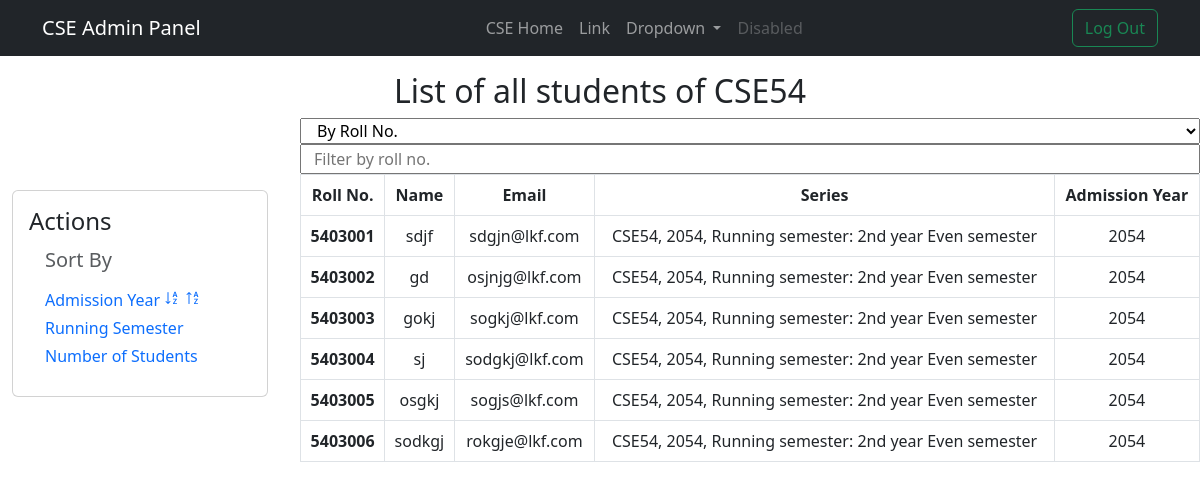
/dept/admin/CSE/all-students/?series=2 (signed in), run on the app's committed database.
### departments/models.py (models this page shows, shortened)
class Department(models.Model):
    dept_id = models.CharField(max_length=4, unique=True)
    dept_code = models.CharField(max_length=5, unique=True, null=True, blank=True)
    dept_name = models.CharField(max_length=50)
    head = models.OneToOneField(
        "teachers.Teacher",
        on_delete=models.SET_NULL,
        null=True,
        blank=True,
        related_name="dept_head",
    )
    user = models.OneToOneField(
        User, on_delete=models.CASCADE, null=True, blank=True, related_name="dept"
    )

class Series(models.Model):
    id = models.AutoField(primary_key=True)
    name = models.CharField(max_length=10, unique=True)  # Ex - CSE99
    department = models.ForeignKey(
        Department, on_delete=models.CASCADE, related_name="series"
    )
    admit_year = models.IntegerField(unique=True)
    running_semester = models.OneToOneField(
        Semester, on_delete=models.CASCADE, related_name="running_series"
    )
    is_running = models.BooleanField(default=True)
    end_year = models.IntegerField(null=True, blank=True)
    maximum_students = models.IntegerField(null=True, blank=True)
    exam_status = models.CharField(max_length=10, choices=[
        ("NR", "Not Running"),
        ("R", "Running"),
        ("F", "Finished")
    ], default="NR")
    def __str__(self) -> str:
        return (
            f"{self.name}, {self.admit_year}, Running semester: {self.running_semester}"
        )

class Semester(models.Model):
    id = models.AutoField(primary_key=True)
    sem_no = models.IntegerField()
    year = models.CharField(max_length=4)
    year_sem = models.CharField(max_length=4)
    dept = models.ForeignKey(
        Department, on_delete=models.CASCADE, related_name="semesters"
    )
    class Meta:
        constraints = [
            models.UniqueConstraint(fields=["sem_no", "dept"], name="unique_semester")
        ]
    def __str__(self) -> str:
        return f"{self.year} year {self.year_sem} semester"

### students/models.py (models this page shows, shortened)
class Student(Person):
    roll = models.CharField(unique=True, max_length=7)
    dept = models.ForeignKey(
        Department, on_delete=models.CASCADE, related_name="students"
    )
    section = models.ForeignKey(
        Section, on_delete=models.CASCADE, related_name="students"
    )
    series = models.ForeignKey(
        Series, on_delete=models.CASCADE, related_name="students"
    )
    cgpa = models.DecimalField(max_digits=3, decimal_places=2 ,null=True, blank=True)
    user = models.OneToOneField(
        User, on_delete=models.SET_NULL, null=True, blank=True, related_name="student"
    )
    class Meta:
        ordering = ['roll']

### departments/views.py (the view)
# urls.py: path('admin/<str:deptId>/all-students/', views.allStudents, name='allStudents'),
def allStudents(request, deptId):
    try:
        dept = Department.objects.get(dept_id=deptId)
        serID = request.GET.get('series',None)
        series = None if serID is None else dept.series.get(id=int(serID))
        students = dept.students.all() if series is None else series.students.all()
        if request.user == dept.user:
            return render(request, 'series/allStudents.html', {
                'dept': dept,
                'series': series,
                'students': students,
                'isLogged': True,
            })
        else:
            messages.error(request, 'You are not authorized to access this page')
            return HttpResponseRedirect(reverse('Main:home'))
    except Department.DoesNotExist:
        return HttpResponseNotFound('<h1>Page not found</h1>')

### departments/templates/series/allStudents.html (shortened to what this page needs)
{% extends 'departments/admin.html' %}
{%block content%}
<div class="container-fluid text-center">
    {%if not series%}
    <h2 class="mt-3">List of all students</h2>
    {%else%}
    <h2 class="mt-3">List of all students of {{series.name}}</h2>
    {%endif%}
    <div class="row">
        <div class="col-3" style="margin-top: 6%;">
            <div class="card text-start" style="width: 16rem;">
                <div class="card-body">
                    <h4 class="card-title">Actions</h4>
                    <ul class="list-group list-group-flush">
                        <li class="list-group-item">
                            <h5 class="card-subtitle mb-3  text-body-secondary">Sort By </h5>
                            <div id="admit_year_sort" class="mb-1"><a
                                    class="link-offset-2 link-offset-3-hover link-underline link-underline-opacity-0 link-underline-opacity-75-hover"
                                    href="#">
                                    Admission Year
                                    <a class="icon-link icon-link-hover"
                                        style="--bs-icon-link-transform: translate3d(0, -.125rem, 0);" href="#">
                                        </a>
                                    <a class="icon-link icon-link-hover"
                                        style="--bs-icon-link-transform: translate3d(0, -.125rem, 0);" href="#">
                                        </a>
                                </a></div>
                            <div id="semester_sort" class="mb-1"><a
                                    class="link-offset-2 link-offset-3-hover link-underline link-underline-opacity-0 link-underline-opacity-75-hover"
                                    href="#">
                                    Running Semester
                                </a></div>
                            <div id="student_sort" class="mb-1"><a
                                    class="link-offset-2 link-offset-3-hover link-underline link-underline-opacity-0 link-underline-opacity-75-hover"
                                    href="#">
                                    Number of Students
                                </a></div>
                        </li>
                    </ul>
                </div>
            </div>
        </div>
        <div class="col">
            <div class="row">
                <select name="filter" id="filterBy" style="display: inline;">
                    <option value="rolls" selected>By Roll No.</option>
                </select>
                <input type="text" name="filter" id="filter" placeholder="Filter by roll no.">
            </div>
            <div class="row">
                <table class="table table-hover table-bordered">
                    <thead>
                        <tr>
                            <th scope="col">Roll No.</th>
                            <th scope="col">Name</th>
                            <th scope="col">Email</th>
                            <th scope="col">Series</th>
                            <th scope="col">Admission Year</th>
                        </tr>
                    </thead>
                    <tbody>
                        {% for student in students %}
                        <tr>
                            <th scope="row">{{student.roll}}</th>
                            <td>{{student.full_name}}</td>
                            <td>{{student.email}}</td>
                            <td>{{student.series}}</td>
                            <td>{{student.series.admit_year}}</td>
                        </tr>
                        {% endfor %}
                    </tbody>
                </table>
            </div>
        </div>
    </div>
    {%endblock%}

### departments/templates/departments/admin.html (shortened to what this page needs)
<!DOCTYPE html>
<html lang="en">
<head>
    <link href="https://cdn.jsdelivr.net/npm/bootstrap@5.3.0-alpha3/dist/css/bootstrap.min.css" rel="stylesheet"
>
</head>
<body>
    <nav class="navbar navbar-expand-md bg-dark" data-bs-theme="dark">
        <div class="container">
            <a class="navbar-brand flex-grow-1" href="{% url 'dept:admin' dept.dept_id %}">{{dept.dept_id}} Admin
                Panel</a>
            <div class="collapse navbar-collapse" id="navbarSupportedContent">
                <ul class="navbar-nav me-auto mb-2 mb-lg-0">
                    <li class="nav-item">
                        <a class="nav-link" aria-current="page" href="{%url 'dept:home' dept.dept_id%}">{{dept.dept_id}}
                            Home</a>
                    </li>
                    <li class="nav-item">
                        <a class="nav-link" href="#">Link</a>
                    </li>
                    <li class="nav-item dropdown">
                        <a class="nav-link dropdown-toggle" href="#" role="button" data-bs-toggle="dropdown"
                            aria-expanded="false">
                            Dropdown
                        </a>
                    </li>
                    <li class="nav-item">
                        <a class="nav-link disabled">Disabled</a>
                    </li>
                </ul>
                <div class="d-flex">
                    <a href="{% url 'dept:logout' dept.dept_id %}"><button class="btn btn-outline-success">Log
                            Out</button></a>
                </div>
            </div>
        </div>
    </nav>
    {%block content%}{%endblock%}
</body>
</html>

### data on the page
Department: dept_id "CSE"
Series: name "CSE54"
Student: roll "5403001", full_name "sdjf", email "sdgjn@lkf.com", series "CSE54, 2054, Running semester: 2nd year Even semester", series.admit_year "2054"
Student: roll "5403002", full_name "gd", email "osjnjg@lkf.com", series "CSE54, 2054, Running semester: 2nd year Even semester", series.admit_year "2054"
Student: roll "5403003", full_name "gokj", email "sogkj@lkf.com", series "CSE54, 2054, Running semester: 2nd year Even semester", series.admit_year "2054"
Student: roll "5403004", full_name "sj", email "sodgkj@lkf.com", series "CSE54, 2054, Running semester: 2nd year Even semester", series.admit_year "2054"
Student: roll "5403005", full_name "osgkj", email "sogjs@lkf.com", series "CSE54, 2054, Running semester: 2nd year Even semester", series.admit_year "2054"
Student: roll "5403006", full_name "sodkgj", email "rokgje@lkf.com", series "CSE54, 2054, Running semester: 2nd year Even semester", series.admit_year "2054"
